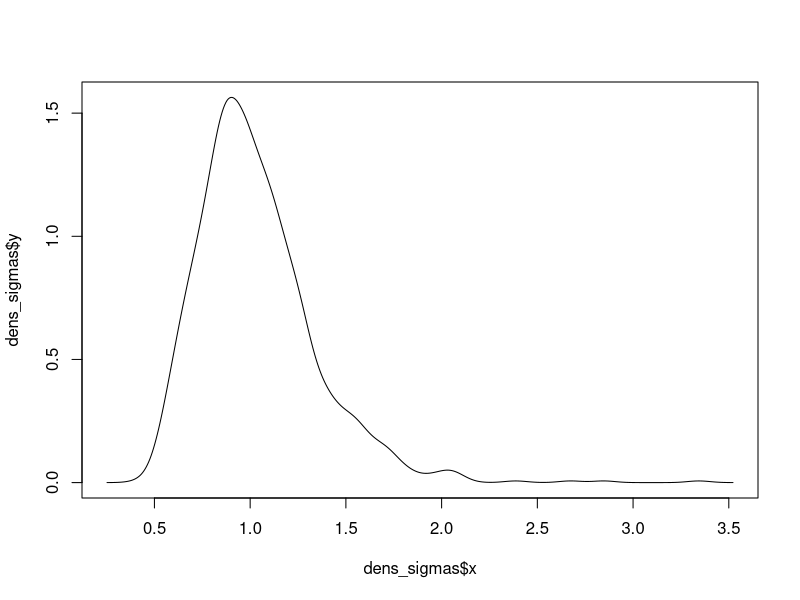
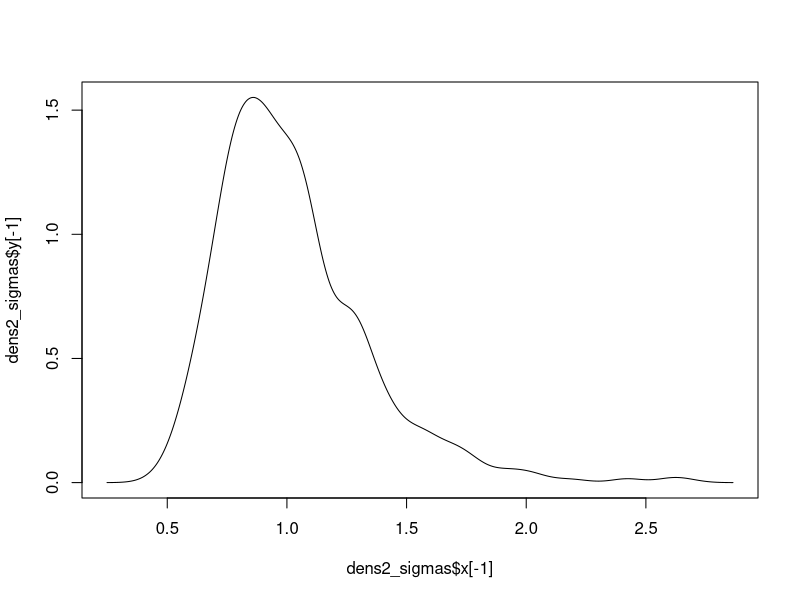
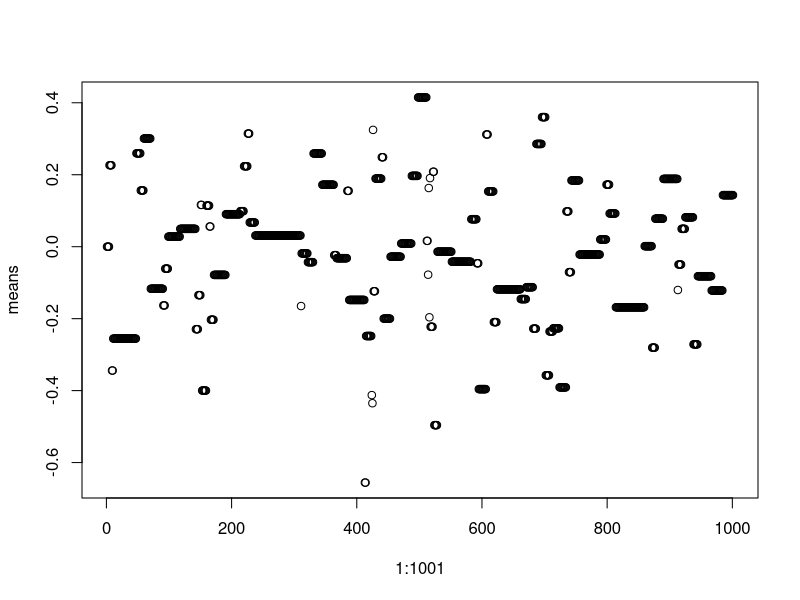
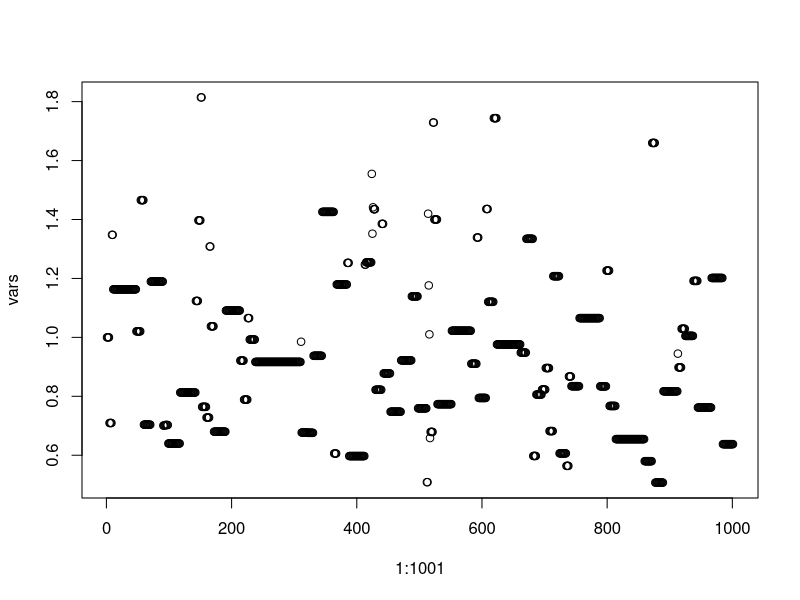
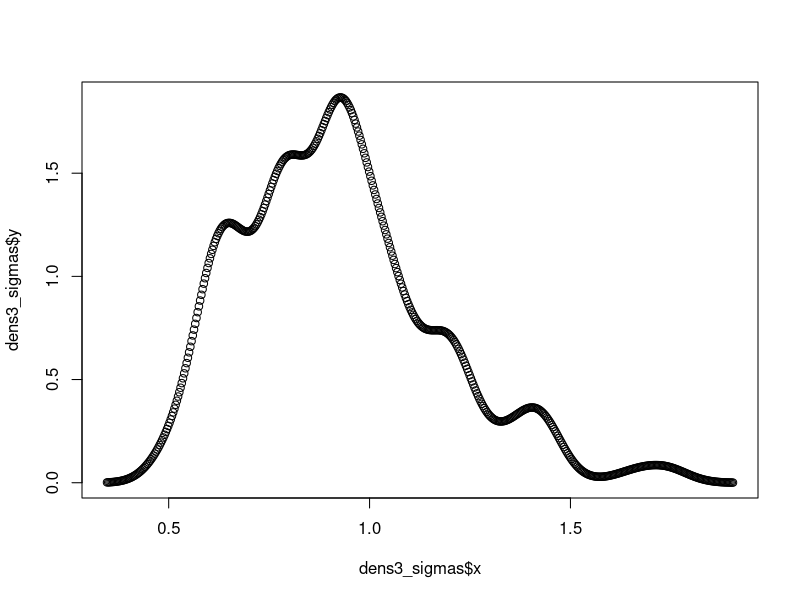
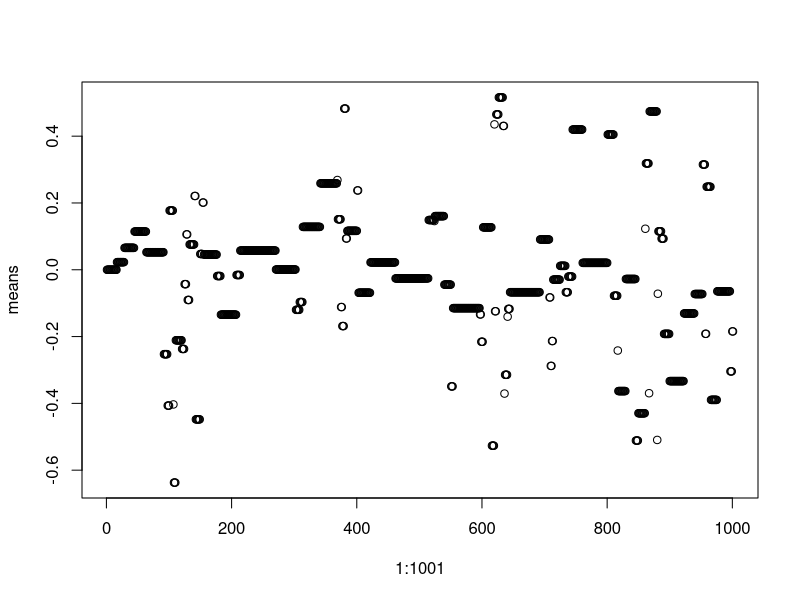
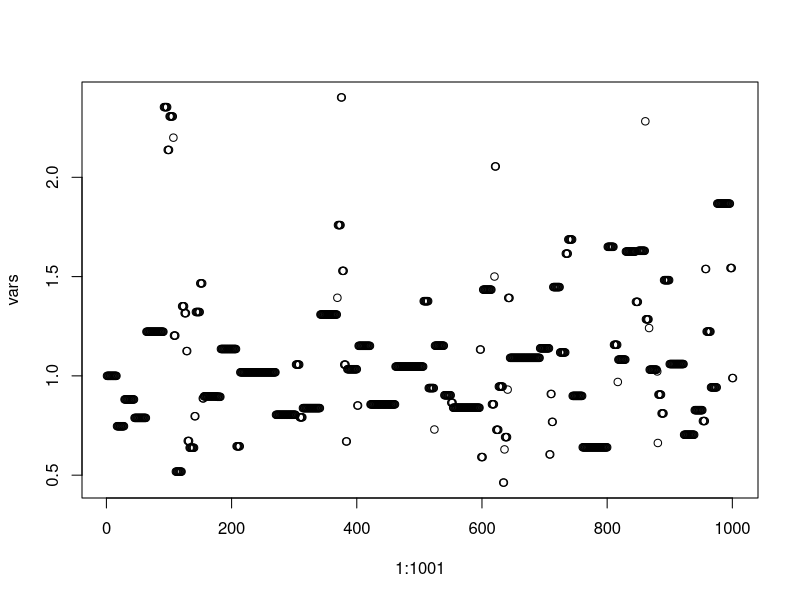
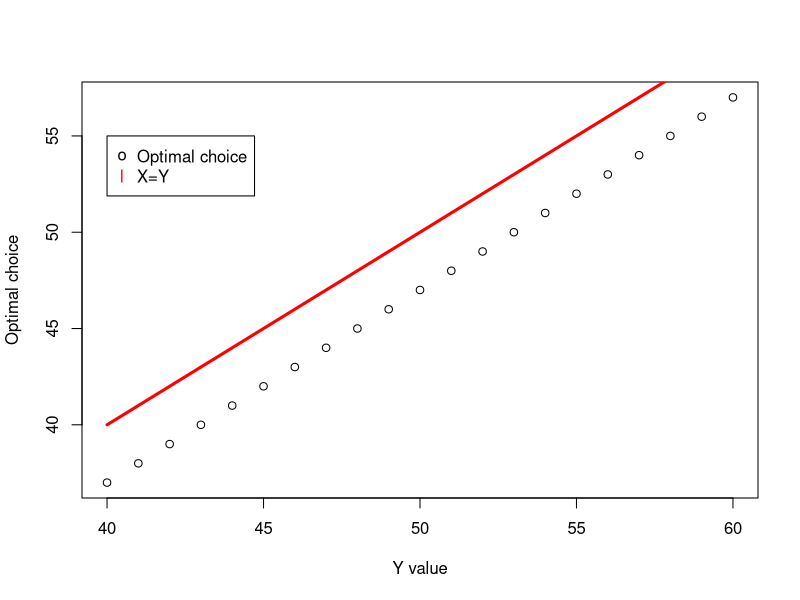

These charts were generated, in order, by the following R code:
library(ggplot2)
library(tidyr)

dir = "C:/Users/24693/OneDrive - Handelshögskolan i Stockholm/Documents/Plugg/Metrics 1/PS/Problem set 2/Bilder"


##1



expectation = function(par,y){
  c = par[1]
  x = seq((c+1),101)
  
  j = seq(1,100)
  
  s_seq = (j/100)^y*(1-j/100)^(100-y)
  
  k = sum(s_seq)
  
  expected_pay = (x/100)^y*(1-x/100)^(100-y)*100/(x-c)
  
  total = sum(expected_pay)*1/k
  
  return(-total)
  
}

y_vals = seq(1,100)
x_vals = rep(0, length(y_vals))


for (j in 1:100){
  x = seq(1,100)
  
  y = rep(0, length(x))
  max = 0
  x_max = 0
  for (i in 1:length(x)){
    y[i] = -expectation(c(x[i]),y_vals[j])
    
    if(y[i]>max){
      max = y[i]
      x_max = i
    }
    
    
  }
  x_vals[j] = x_max 
  
}

png(filename = paste0(dir, "/Optim_of_y.png"), width = 800, height = 600)
plot(y_vals[40:60], x_vals[40:60], xlab = "Y value", ylab = "Optimal choice")
lines(y_vals[40:60], y_vals[40:60], col = "red", lwd = 3)
legend(40,55,legend=c("Optimal choice","X=Y"), col=c("black","red"),
       pch=c("o","l"))

dev.off()

length(y_vals)
x_vals[98]


x = seq(1,100)

y = rep(0, length(x))
max = 0
for (i in 1:length(x)){
  y[i] = -expectation(c(x[i]),50)
  
  if(y[i]>max){
    max = y[i]
    x_max = i
  }
  
  
}

png(filename = paste0(dir, "/E_of_50.png"), width = 800, height = 600)
plot(x,y, xlim=c(40,60), ylab = "Expected pay (y = 50)", xlab = "Choice of jar")
dev.off()

-expectation(50,50)







##2
##Parts a-d
set.seed(5)
N = 25
X = rnorm(mean = 0, sd = 1, n = N)

mean = c(0,0,2,2)
var = c(1/2, 2, 1/2, 2)


val = seq(-1,1, by = 0.01)
data = matrix(nrow = length(val), ncol = 5)

max = matrix(nrow = 2, ncol = 4)

colnames(data) = c("val", 1,2,3,4)
colnames(max) = c(1,2,3,4)
data[,1] = val

post = function(par){
  mu = par[1]
  
  l = -1/sqrt(2 * pi * tao_n)*exp(-(mu-mu_n)^2/(2*tao_n))
  
  return(l) 
  
}

for (i in 1:4){
  
  mu_n = (N/1*mean(X)+1/var[i]*mean[i])/(N/1+1/var[i])
  tao_n = 1/(N/1+1/var[i])
  
  f = 1/sqrt(2 * pi * tao_n)*exp(-(val-mu_n)^2/(2*tao_n))
  
  data[,i+1] = f
  
  ##assign(paste0("post_",i), f)
  
  maximum = optim(c(0), post)
  
  max[1,i] =  maximum$par
  max[2,i] =  -1*maximum$value
  
}

df = data.frame(data)
max
png(filename = paste0(dir, "/posterior densities.png"), width = 800, height = 600)
plot(df$val, df$X1,type = "l", col = "red", xlab = "x", ylab = "Density")
lines(df$val, df$X2, type = "l", col = "blue")
lines(df$val, df$X3, type = "l", col = "green")
lines(df$val, df$X4, type = "l", col = "black")

legend(-1,2,legend=c("(0,1/2)","(0,2)","(2,1/2)", "(2,2)"), col=c("red","blue","green","black"),
       pch=c("l","l","l","l"))
dev.off()

##e-h

##Prior parameters 
mu = 0
tao = 1/2 
alpha = 1
beta = 1


##Initial values
mu_0= c(0,-2)
sigma_0 = c(1,5)

means = matrix(nrow = 2, ncol = 1001)
sigmas = matrix(nrow = 2, ncol = 1001)

for (j in 1:2){
  means[j,1] = mu_0[j]
  sigmas[j,1] = sigma_0[j]
  
  for(i in 1:1000){
    
    mu_n = (N/sigmas[j,i]*mean(X)+1/tao*mu)/(N/sigmas[j,i]+1/tao) ##Posterior mean
    tao_n = 1/(N/sigmas[j,i]+1/tao) ##Posterior variance
    
    means[j,i+1] = rnorm(n = 1, mean = mu_n, sd = sqrt(tao_n)) ##Draw next mean from distribution
    #conditional on data and variance[i]
    
    squares = (X - means[j,i+1])^2 
    
    shape_a = alpha + N/2 ##Posterior shape
    
    rate_b = beta + 1/2*sum(squares) ##Posterior rate
    
    sigmas[j,i+1] = 1/rgamma(n = 1,shape = shape_a, rate =rate_b) ##Draw next variance from
    #distribution conditional on data and mean[i + 1]
    
    
  } 
  
  

}
png(filename = paste0(dir, "/means0.png"), width = 800, height = 600)
plot(1:1001, means[1,], xlab = "Iteration", ylab = expression(mu))
dev.off()

png(filename = paste0(dir, "/meansMinus2.png"), width = 800, height = 600)
plot(1:1001, means[2,], xlab = "Iteration", ylab = expression(mu))
dev.off()

png(filename = paste0(dir, "/var1.png"), width = 800, height = 600)
plot(1:1001, sigmas[1,], xlab = "Iteration", ylab = expression(sigma^2))
dev.off()

png(filename = paste0(dir, "/var5.png"), width = 800, height = 600)
plot(1:1001, sigmas[2,], xlab = "Iteration", ylab = expression(sigma^2))
dev.off()

#f
dens_mean = density(means[1,])
dens_sigmas = density(sigmas[1,])


mu_n = (N/1*mean(X)+1/tao*mu)/(N/1+1/tao)
tao_n = 1/(N/1+1/tao)


f_mean = 1/sqrt(2 * pi * tao_n)*exp(-(dens_mean$x-mu_n)^2/(2*tao_n))

png(filename = paste0(dir, "/Gibbs0.png"), width = 800, height = 600)
plot(dens_mean$x, dens_mean$y, type = "l", xlab = expression(mu), ylab = "Density")
lines(dens_mean$x, f_mean, type = "l", col = "blue")

legend(-0.75,2,legend=c("Known var","Gibbs"), col=c("black","blue"),
       pch=c("l","l"))
dev.off()

plot(dens_sigmas$x, dens_sigmas$y, type = "l")



#h
dens2_mean = density(means[2,-(1:200)])
dens2_sigmas = density(sigmas[2,-(1:200)])


f_var = 1/sqrt(2 * pi * tao_n)*exp(-(dens2_mean$x[-1]-mu_n)^2/(2*tao_n))


png(filename = paste0(dir, "/GibbsMinus2.png"), width = 800, height = 600)
plot(dens2_mean$x[-1], dens2_mean$y[-1], type = "l", xlab = expression(mu), ylab = "Density")
lines(dens2_mean$x[-1], f_var, type = "l", col = "blue")

legend(-1.5,2,legend=c("Known var","Gibbs"), col=c("black","blue"),
       pch=c("l","l"))
dev.off()


plot(dens2_sigmas$x[-1], dens2_sigmas$y[-1], type = "l")




#i
##Repeated sampling of a VECTOR of the parameters. 
##Prior, joint distribution are assumed to be independent. 


##Initial values
mu_0 = 0
sigma_0 = 1

##Candidtate standard deviation
candidate_sd_mean = 1
candidate_sd_var = 1

means = rep(0, times = 1001)
vars = rep(0, times = 1001)

means[1] = mu_0
vars[1] = sigma_0


for(i in 1:1000){
  
  cand_mean = rnorm(n = 1, mean = means[i], sd = candidate_sd_mean) ##Draw mean from candidate dist
  cand_var = rnorm(n = 1, mean = vars[i], sd = candidate_sd_var) ##Draw var from candidate dist
  
  if(cand_var<0){
    cand_var = cand_var*(-1)
  }
  
  
  ##Candidate posterior
  mu_n_cand = (N/cand_var*mean(X)+1/tao*mu)/(N/cand_var+1/tao) ##Posterior mean of mu. 
  tao_n_cand = 1/(N/cand_var+1/tao) ##Posterior variance of mu
  
  f_cand_var = dgamma(cand_var, shape = alpha, rate = beta)
  
  f_cand_mean = dnorm(x = cand_mean, mean = mu_n_cand, sd = sqrt(tao_n_cand)) ##prob of cand mean
  #* likelihood of sample
  posterior_cand = f_cand_var * f_cand_mean
  

  ##Current posterior 
  mu_n = (N/vars[i]*mean(X)+1/tao*mu)/(N/vars[i]+1/tao) 
  tao_n = 1/(N/vars[i]+1/tao) 
  
  f_var = dgamma(vars[i], shape = alpha, rate = beta)

  f_mean = dnorm(x = means[i], mean = mu_n, sd = sqrt(tao_n)) ##Prob of current mean
  #* likelihood of sample 
  posterior_current = f_var * f_mean
  

  frac = posterior_cand / posterior_current
  
  
  u = runif(n = 1)
  
  if(u <= frac){
    means[i+1] = cand_mean
    vars[i+1] = cand_var
  }
  
  else{
    means[i + 1] = means[i]
    vars[i+1] = vars[i]
  }
  
}


f_post = function(data, mu_arg, sigma_arg){
  
  probs = dnorm(data, mean=mu_arg, sd = sqrt(sigma_arg)) 
  f_mu = dnorm(x = mu_arg, mu, tao)
  f_sigma = dgamma(x = sigma_arg, shape = alpha, rate = beta)
  
  l = prod(probs)
  
  return(l*f_mu*f_sigma)
} 

for(i in 1:1000){
  
  cand_mean = rnorm(n = 1, mean = means[i], sd = candidate_sd_mean) ##Draw mean from candidate dist
  cand_var = rnorm(n = 1, mean = vars[i], sd = candidate_sd_var) ##Draw var from candidate dist
  
  if(cand_var<0){
    cand_var = cand_var*(-1)
  }
  
  
  ##Candidate posterior
  
  posterior_cand = f_post(X, cand_mean, cand_var)
  
  
  ##Current posterior 
  
  posterior_current = f_post(X, means[i], vars[i])
  
  
  frac = posterior_cand / posterior_current
  
  
  u = runif(n = 1)
  
  if(u <= frac){
    means[i+1] = cand_mean
    vars[i+1] = cand_var
  }
  
  else{
    means[i + 1] = means[i]
    vars[i+1] = vars[i]
  }
  
}



##i
plot(1:1001, means)
plot(1:1001, vars)

dens3_mean = density(means[-(1:200)])
dens3_sigmas = density(vars[-(1:200)])


png(filename = paste0(dir, "/MCMC_N_mean.png"), width = 800, height = 600)
plot(dens3_mean$x, dens3_mean$y, type = "l", xlab = expression(mu), ylab = "Density")
lines(dens_mean$x, dens_mean$y, type = "l", col = "blue")
legend(-0.6,2.5,legend=c("MCMC","Gibbs"), col=c("black","blue"),
       pch=c("l","l"))
dev.off()


png(filename = paste0(dir, "/MCMC_gamma_var.png"), width = 800, height = 600)

plot( dens_sigmas$x, dens_sigmas$y , type = "l", xlab = expression(sigma^2), ylab = "Density")
lines(dens3_sigmas$x, dens3_sigmas$y, type = "l", col = "blue")

legend(3,1.5,legend=c("MCMC","Gibbs"), col=c("black","blue"),
       pch=c("l","l"))

dev.off()
plot(dens3_sigmas$x,dens3_sigmas$y)


##j 

f_post = function(data, mu, sigma){
  
  probs = dnorm(data, mean=mu, sd = sqrt(sigma)) 
  f_mu = 1/4 * exp(-2*abs(mu))
  f_sigma = dexp(x = sigma, rate = 1)

  l = prod(probs)
  
  return(l*f_mu*f_sigma)
} 

##Initial values
mu_0 = 0
sigma_0 = 1

##Candidtate standard deviation
candidate_sd_mean = 1
candidate_sd_var = 1

means = rep(0, times = 1001)
vars = rep(0, times = 1001)

means[1] = mu_0
vars[1] = sigma_0


for(i in 1:1000){
  
  cand_mean = rnorm(n = 1, mean = means[i], sd = candidate_sd_mean) ##Draw mean from candidate dist
  cand_var = rnorm(n = 1, mean = vars[i], sd = candidate_sd_var) ##Draw var from candidate dist
  
  if(cand_var<0){
    cand_var = cand_var*(-1)
  }
  
  
  ##Candidate posterior

  posterior_cand = f_post(X, cand_mean, cand_var)
  
  
  ##Current posterior 

  posterior_current = f_post(X, means[i], vars[i])
  
  
  frac = posterior_cand / posterior_current
  
  
  u = runif(n = 1)
  
  if(u <= frac){
    means[i+1] = cand_mean
    vars[i+1] = cand_var
  }
  
  else{
    means[i + 1] = means[i]
    vars[i+1] = vars[i]
  }
  
}

##i
plot(1:1001, means)
plot(1:1001, vars)

dens4_mean = density(means[-(1:200)])
dens4_sigmas = density(vars[-(1:200)])

##Posterior density given known variance and data
mu_n = (N/1*mean(X)+1/tao*mu)/(N/1+1/tao)
tao_n = 1/(N/1+1/tao)
f_mean = 1/sqrt(2 * pi * tao_n)*exp(-(dens4_mean$x-mu_n)^2/(2*tao_n))
##

png(filename = paste0(dir, "/MCMC_prior2_mean.png"), width = 800, height = 600)
plot(dens4_mean$x, dens4_mean$y, type = "l", xlab = expression(mu), ylab = "Density")
lines(dens3_mean$x, dens3_mean$y, type = "l", col = "red")
lines(dens_mean$x, dens_mean$y, type = "l", col = "blue")
lines(dens4_mean$x, f_mean, type = "l", col = "green")
legend(-0.6,3,legend=c("MH-prior2","MH-prior1","Gibbs", "Known var"), col=c("black","red", "blue","green"),
       pch=c("l","l","l","l"))
dev.off()

png(filename = paste0(dir, "/MCMC_prior2_var.png"), width = 800, height = 600)
plot(dens4_sigmas$x, dens4_sigmas$y, type = "l", xlab = expression(sigma^2), ylab = "Density", ylim= c(0,2.2))
lines(dens3_sigmas$x, dens3_sigmas$y, type = "l", col = "red")
lines(dens_sigmas$x, dens_sigmas$y, type = "l", col = "blue")
legend(2,1.5,legend=c("MH-prior2","MH-prior1","Gibbs"), col=c("black","red", "blue"),
       pch=c("l","l","l"))

dev.off()
